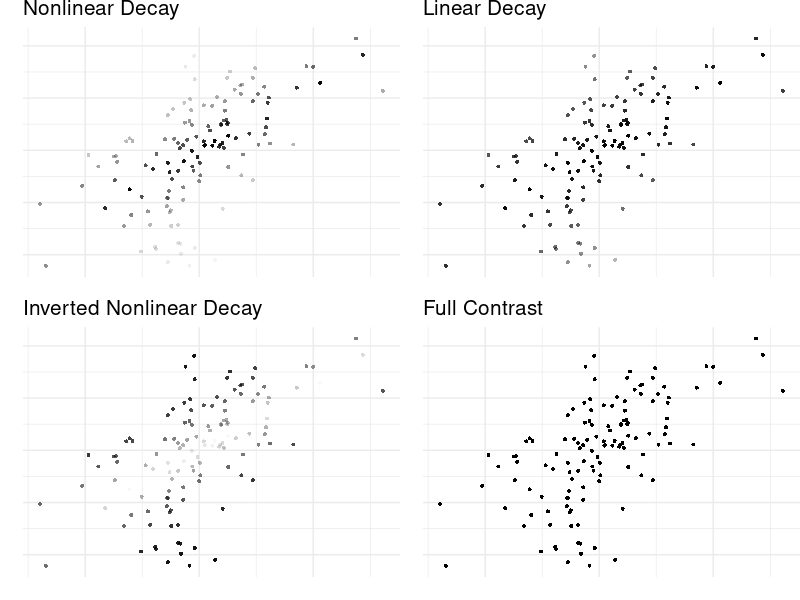
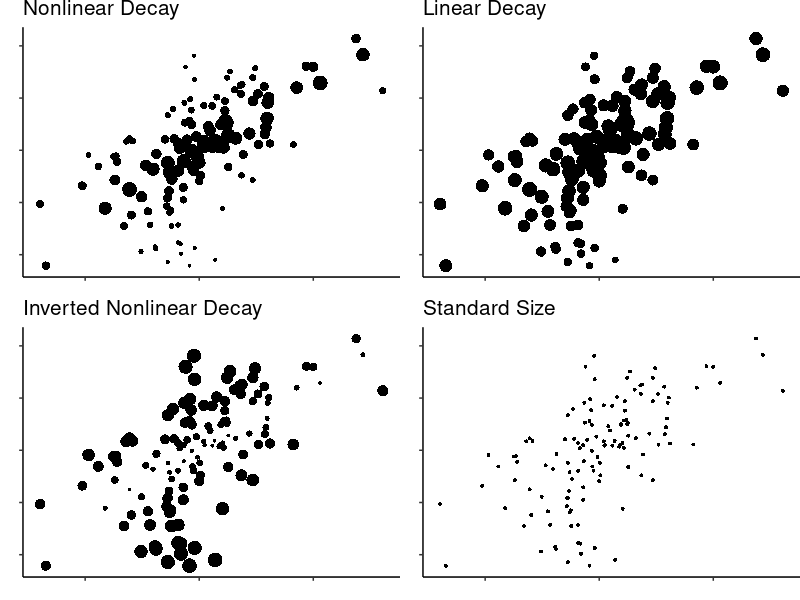
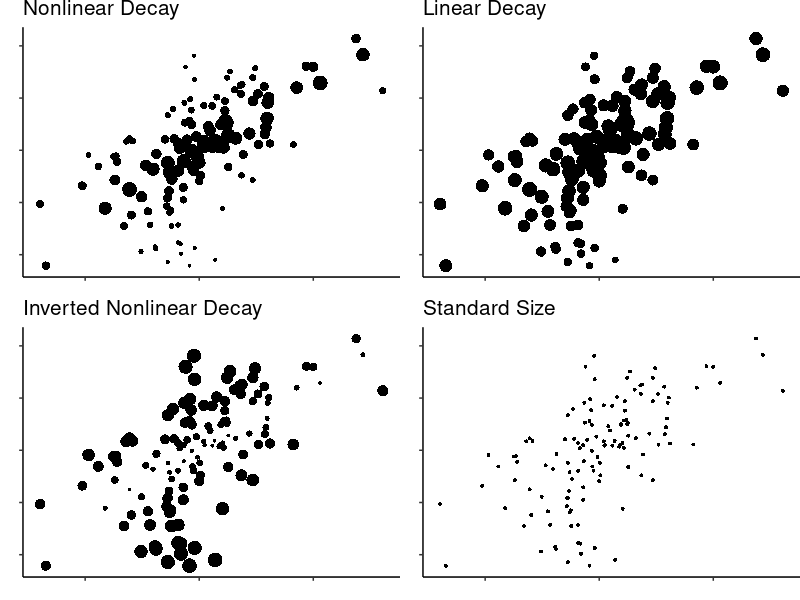

The R script that drew these images, in order:
library(tidyverse)
library(ggpubr)
library(MASS)


set.seed(1234)

my_sample_size = 128

my_desired_r = 0.6

mean_variable_1 = 0
sd_variable_1 = 1

mean_variable_2 = 0
sd_variable_2 = 1

mu <- c(mean_variable_1, mean_variable_2) 

myr <- my_desired_r * sqrt(sd_variable_1) * sqrt(sd_variable_2)

mysigma <- matrix(c(sd_variable_1, myr, myr, sd_variable_2), 2, 2) 

corr_data = as_tibble(mvrnorm(my_sample_size, mu, mysigma, empirical = TRUE))

corr_model <- lm(V2 ~ V1, data = corr_data)

my_residuals <- abs(residuals(corr_model))

data_with_resid <- round(cbind(corr_data, my_residuals), 2)




slopes <- data_with_resid %>%
  mutate(slope_linear = my_residuals/3.2) %>%
  mutate(slope_0.25 = 1-(0.25)^my_residuals) %>%
  mutate(slope_inverted = (1 + (0.25)^ my_residuals)-1)


plot_example_function <- function (d, x, t) {
  
  set.seed(1234)
  
  ggplot(d, aes(x = V1, y = V2)) +
    scale_alpha_identity() +
    geom_point(aes(alpha = x), shape = 16, size = 1)  +
    labs(x = "", y = "") +
    theme_minimal() +
    theme(axis.text = element_blank(),
          plot.margin = unit(c(0,0,0,0), "cm"),
          legend.position = "none",
          plot.title = element_text(size = 15)) +
    labs(title = t)
  
}

ggarrange(plot_example_function(slopes, (1-slopes$slope_0.25), "Nonlinear Decay"),
          plot_example_function(slopes, (1-slopes$slope_linear), "Linear Decay"),
          plot_example_function(slopes, (1-slopes$slope_inverted), "Inverted Nonlinear Decay"),
          plot_example_function(slopes, 1, "Full Contrast"))




























library(ggpubr)



  
  set.seed(1234)
  
  my_sample_size = 128
  
  my_desired_r = 0.6
  
  mean_variable_1 = 0
  sd_variable_1 = 1
  
  mean_variable_2 = 0
  sd_variable_2 = 1
  
  mu <- c(mean_variable_1, mean_variable_2) 
  
  myr <- my_desired_r * sqrt(sd_variable_1) * sqrt(sd_variable_2)
  
  mysigma <- matrix(c(sd_variable_1, myr, myr, sd_variable_2), 2, 2) 
  
  corr_data = as_tibble(mvrnorm(my_sample_size, mu, mysigma, empirical = TRUE))
  
  corr_model <- lm(V2 ~ V1, data = corr_data)
  
  my_residuals <- abs(residuals(corr_model))
  
  data_with_resid <- round(cbind(corr_data, my_residuals), 2)
  
  slopes <- data_with_resid %>%
    mutate(slope_linear = my_residuals/3.2) %>%
    mutate(slope_0.25 = 1-(0.25)^my_residuals) %>%
    mutate(slope_inverted = (1 + (0.25)^ my_residuals)-1)
  
  plot_function <- function (d, x, t) {
    
    set.seed(1234)
    
    ggplot(d, aes(x = V1, y = V2)) +
      scale_size_identity() +
      geom_point(aes(size = 4*(x + 0.2)), shape = 16)  +
      labs(x = "", y = "") +
      theme_classic() +
      theme(axis.text = element_blank(),
            plot.margin = unit(c(0,0,0,0), "cm"),
            legend.position = "none",
            plot.title = element_text(size = 15)) +
      labs(title = t)
    
  }  
  
image <- ggarrange(plot_function(slopes, (1-slopes$slope_0.25), "Nonlinear Decay"),
                     plot_function(slopes, (1-slopes$slope_linear), "Linear Decay"),
                     plot_function(slopes, (1-slopes$slope_inverted), "Inverted Nonlinear Decay"),
                     plot_function(slopes, 0.05, "Standard Size"))

image

ggsave("hoping3.svg", plot = image, height = 4, width = 5, dpi = 300)






